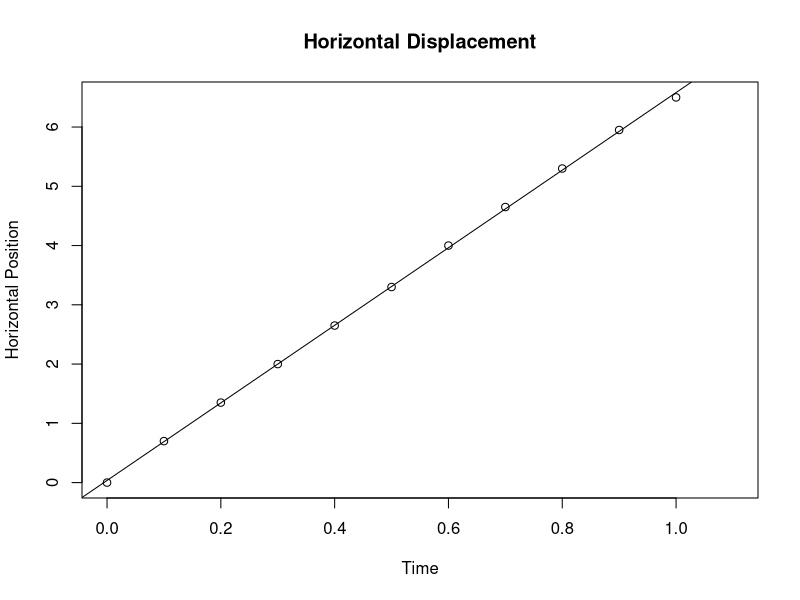
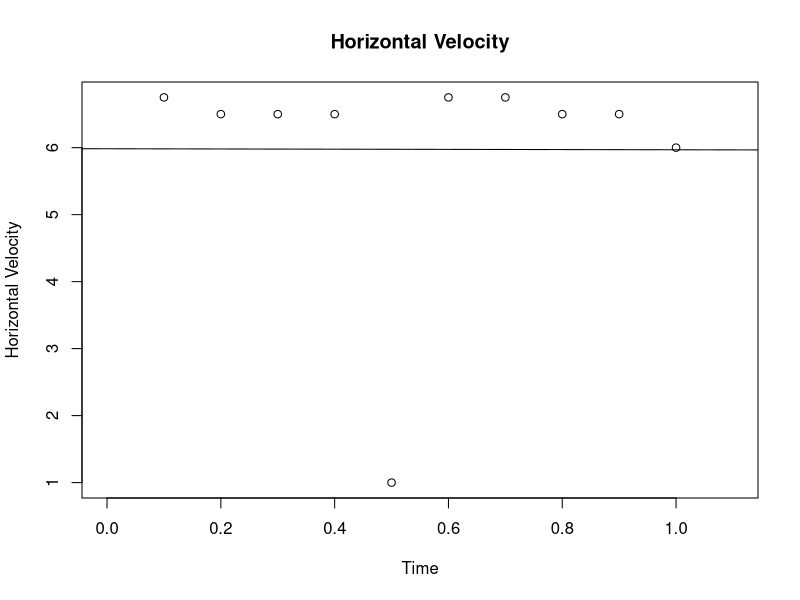
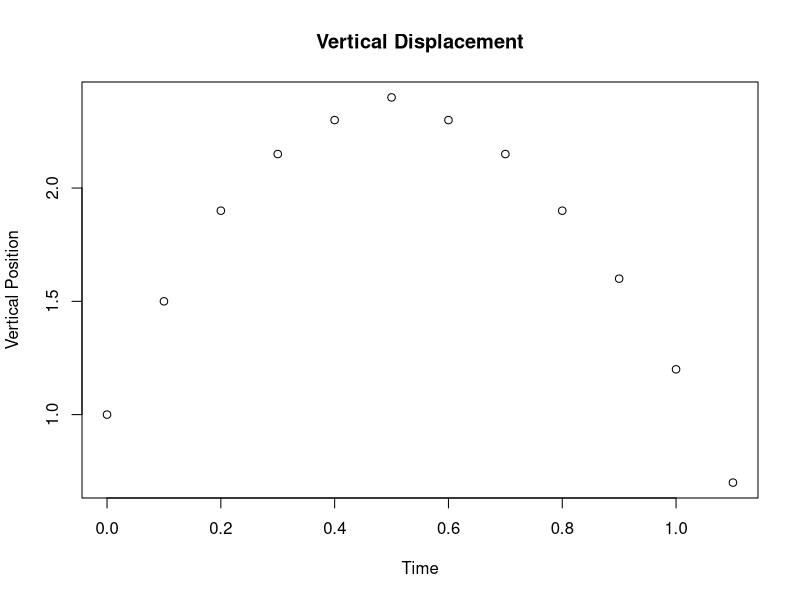
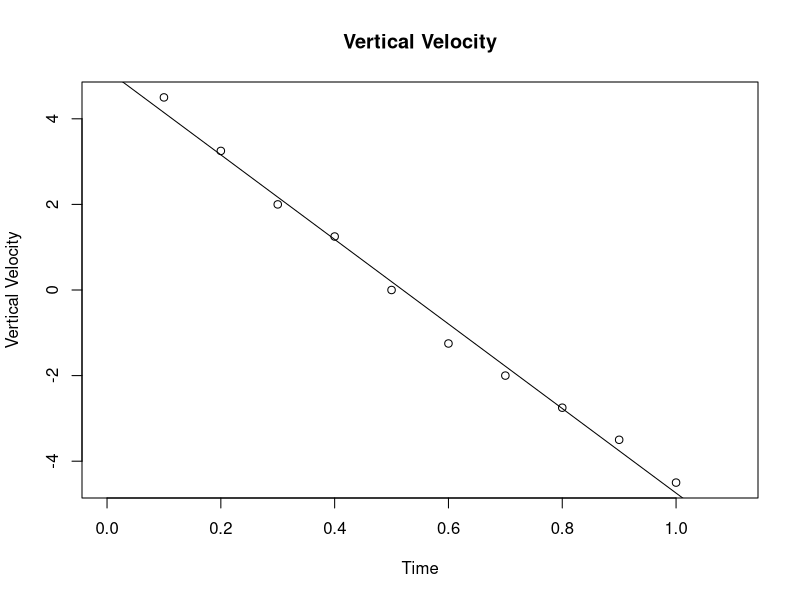

Write R code to recreate these figures, in order.
## ---- chunk 1
knitr::opts_chunk$set(echo = TRUE)
## ---- chunk 2

t <- seq(0,1.1, by=0.1)
x<- c(0.0, 0.7,1.35,2.0,2.65,3.3,4,4.65,5.3,5.95,6.5,NA)
vx <- c(NA, 6.75, 6.5, 6.5, 6.5, 1, 6.75, 6.75, 6.5, 6.5, 6, NA)
y <- c(1,1.5,1.9,2.15,2.3,2.4,2.3,2.15,1.9,1.6,1.2,0.7)
vy<- c(NA, 4.5, 3.25, 2, 1.25, 0, -1.25, -2, -2.75, -3.5, -4.5, NA)
## ---- chunk 3
data <- data.frame(t,x,vx,y,vy)
data
## ---- chunk 4
xt <- lm(x~t, data)
plot(t,x, xlab="Time", ylab="Horizontal Position", main = "Horizontal Displacement")
abline(xt)
## ---- chunk 5
summary(xt)$coef
## ---- chunk 6
slope1 <- round(summary(xt)$coef[2,1],3)
intercept1<- round(summary(xt)$coef[1,1],3)
ei1 <- round(summary(xt)$coef[1,2],3)
es1 <- round(summary(xt)$coef[2,2],3)
## ---- chunk 7
vt <- lm(vx~t, data)
plot(t,vx, xlab="Time", ylab="Horizontal Velocity", main = "Horizontal Velocity")
abline(vt)
## ---- chunk 8
summary(vt)$coef
## ---- chunk 9
slope2 <- round(summary(vt)$coef[2,1],3)
intercept2<- round(summary(vt)$coef[1,1],3)
ei2 <- round(summary(vt)$coef[1,2],3)
es2 <- round(summary(vt)$coef[2,2],3)
## ---- chunk 10
plot(t,y, xlab="Time", ylab="Vertical Position", main = "Vertical Displacement")
## ---- chunk 11
vyt <- lm(vy~t, data)
plot(t,vy, xlab="Time", ylab="Vertical Velocity", main = "Vertical Velocity")
abline(vyt)
## ---- chunk 12
summary(vyt)$coef
## ---- chunk 13
slope3 <- round(summary(vyt)$coef[2,1],3)
intercept3<- round(summary(vyt)$coef[1,1],3)
ei3 <- round(summary(vyt)$coef[1,2],3)
es3 <- round(summary(vyt)$coef[2,2],3)
